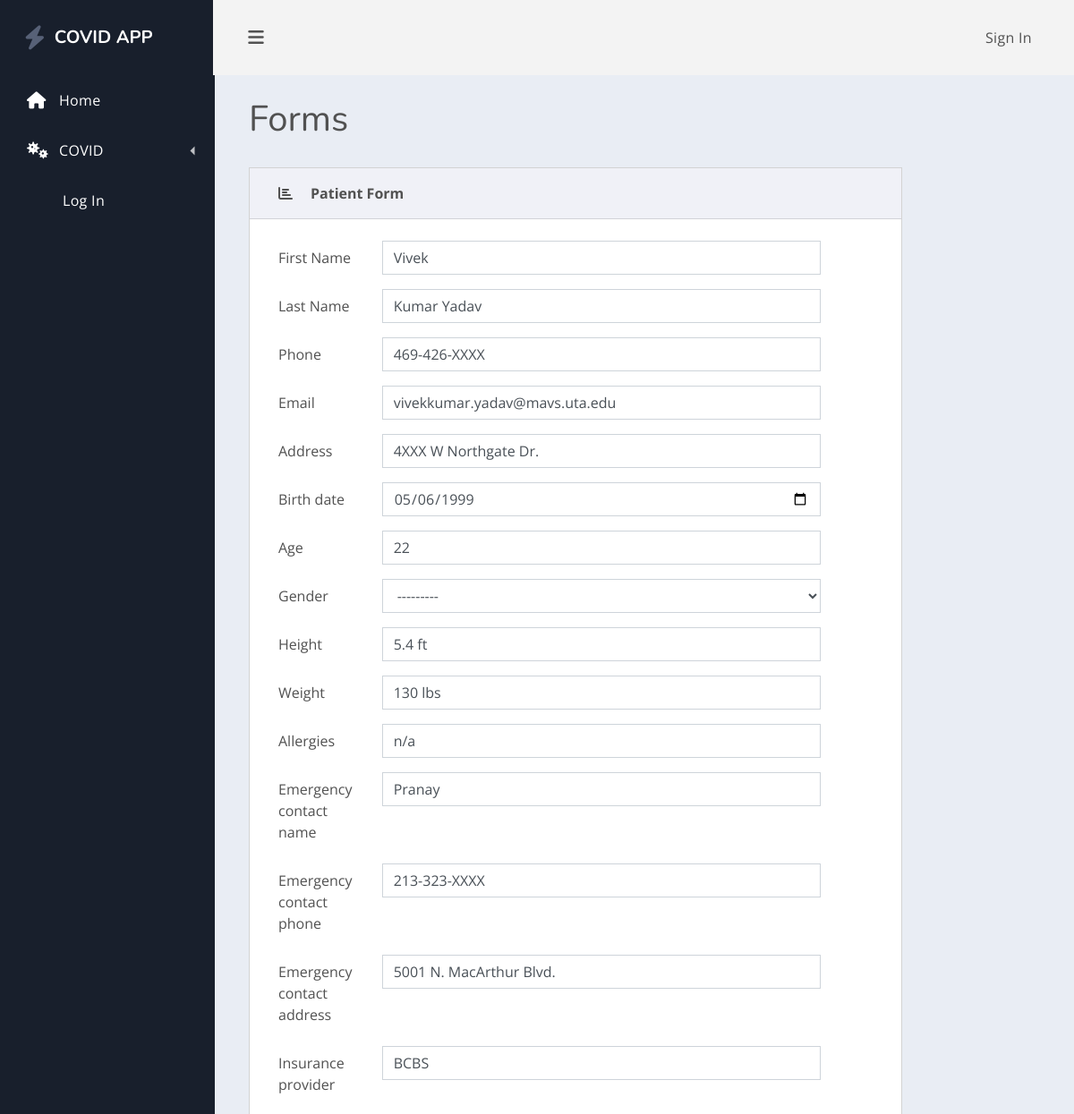
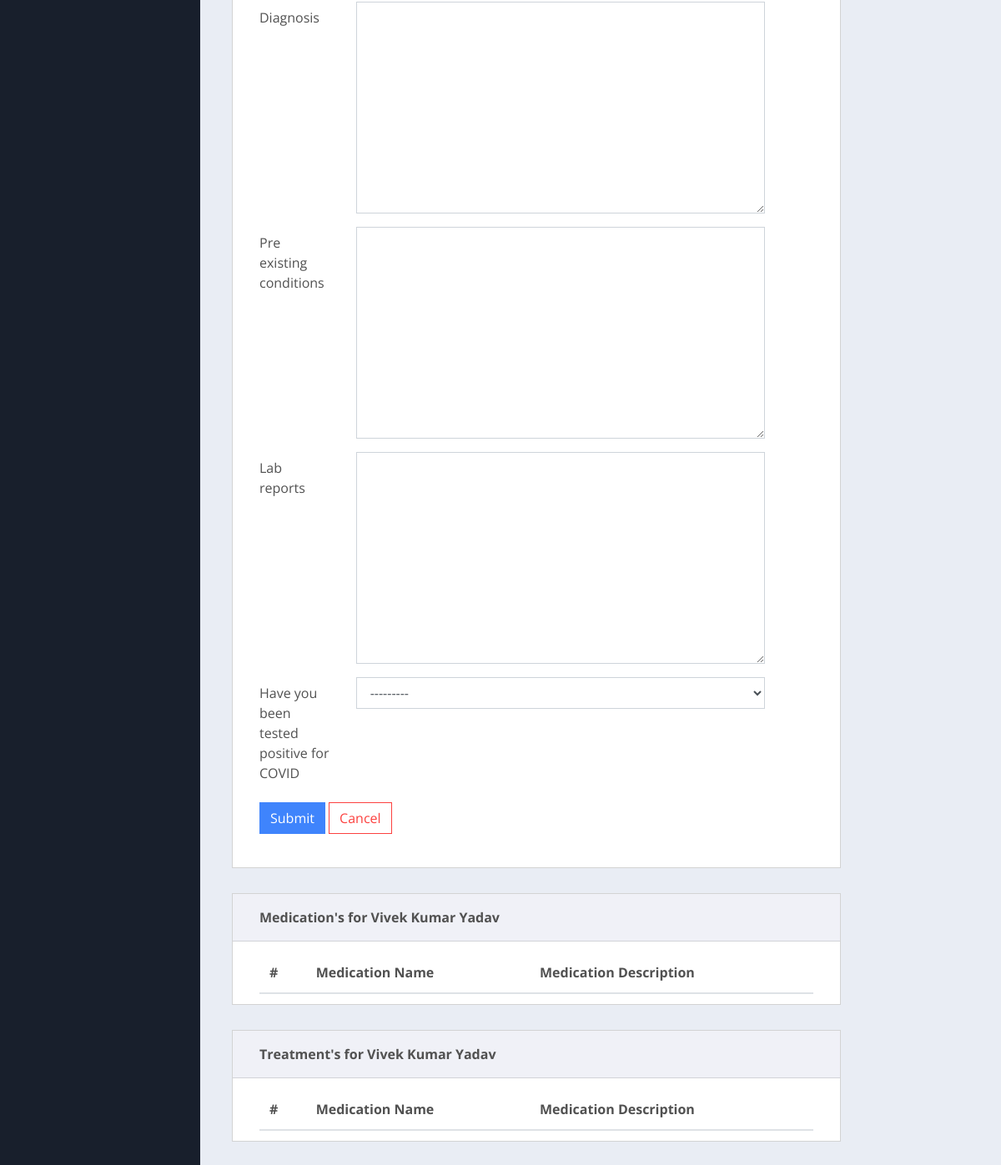
The app's page /edit_patient/2/, older data (2 pictures, top to bottom).
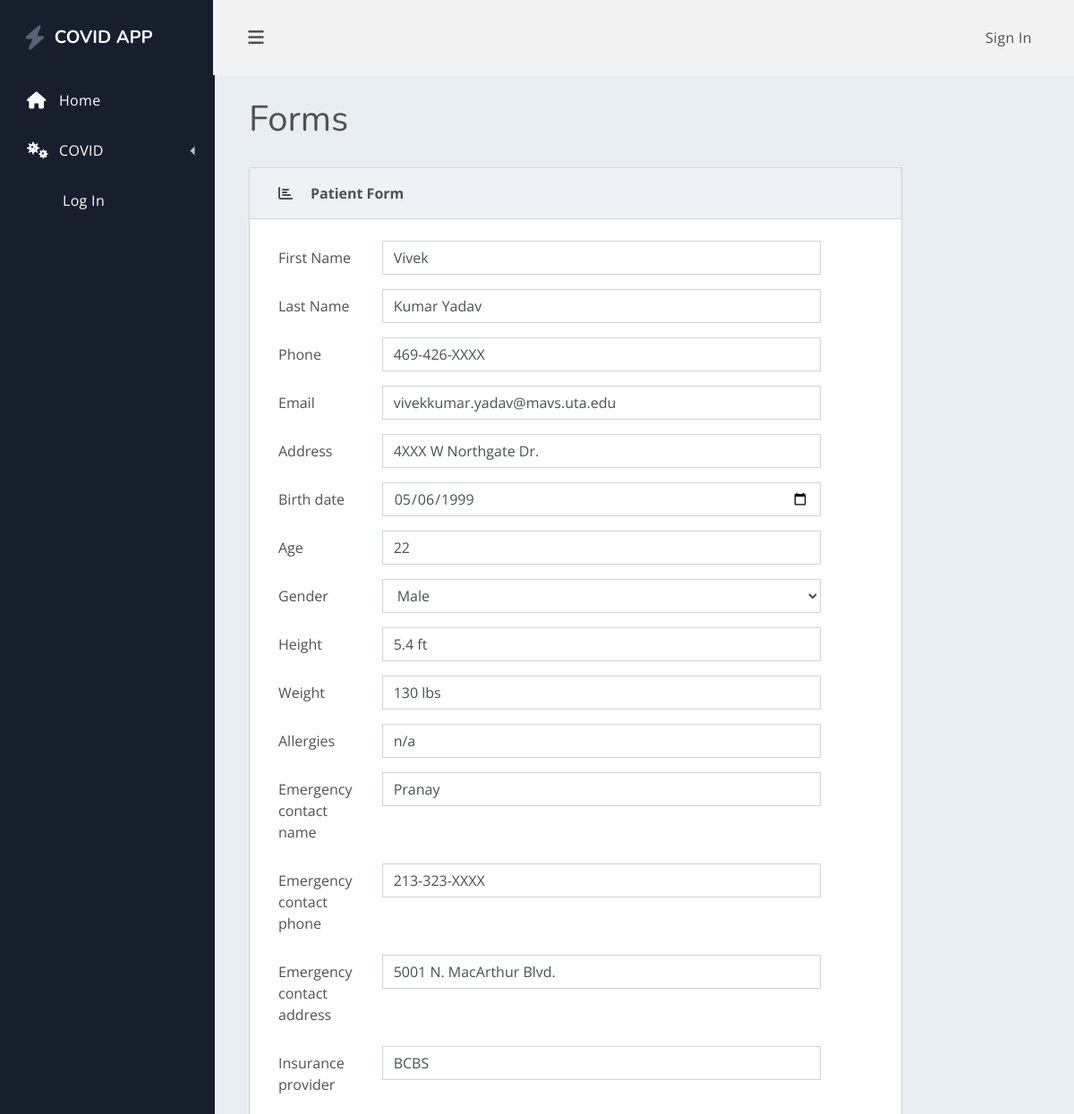
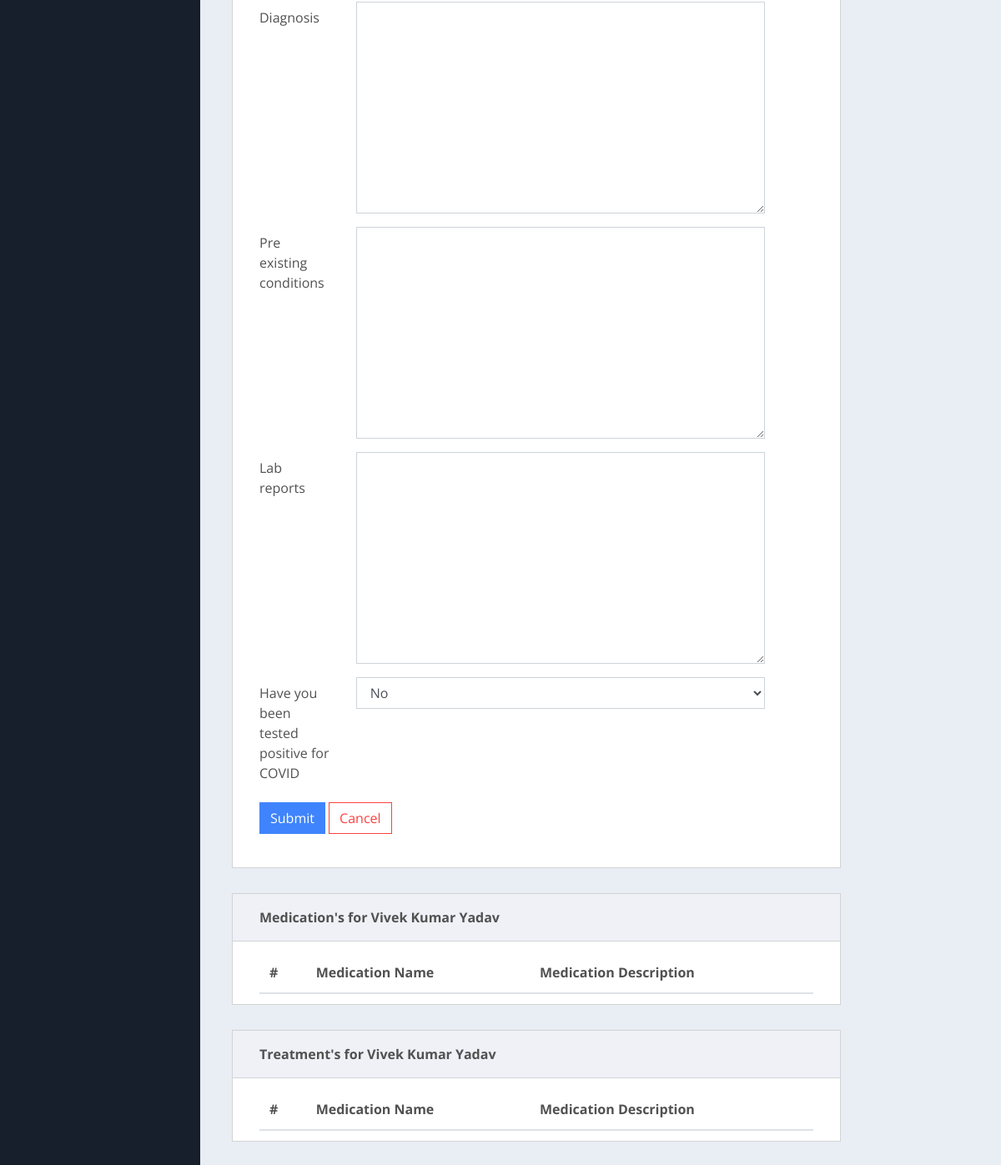
The same page, newer data (2 pictures, top to bottom).
### healthcare/models.py (models this page shows)
class Patient(models.Model):
    GENDER_CHOICES = [('Male', 'Male'), ('Female', 'Female'), ('Other', 'Other'), ('NA', 'I do not wish to say')]
    BOOL_CHOICES = [('Yes', 'Yes'), ('No', 'No')]
    user = models.OneToOneField(User, null=True,blank=True, on_delete=models.CASCADE)
    first_Name = models.CharField(max_length= 200, null= True)
    last_Name = models.CharField(max_length= 200, null= True)
    phone = models.CharField(max_length= 200, null= True)
    email = models.CharField(max_length=200, null= True)
    address = models.CharField(max_length=200, null= True)
    date_created = models.DateField(auto_now_add = True)
    birth_date = models.DateField(blank= True,null=True)
    age = models.DecimalField(decimal_places=0, max_digits=50, null=True)
    gender = models.CharField(max_length=25, choices=GENDER_CHOICES, blank= True)
    height = models.CharField(max_length=10, default='0.00 ft')
    weight = models.CharField(max_length=10, default='0.00 lbs')
    allergies = models.CharField(max_length=200, null=True)
    emergency_contact_name = models.CharField(max_length=200, null=True)
    emergency_contact_phone = models.CharField( max_length=200, null=True)
    emergency_contact_address = models.CharField(max_length=200, null=True)
    insurance_provider = models.CharField(max_length=200, null=True)
    diagnosis = models.TextField(blank=True, null=True)
    pre_existing_conditions = models.TextField(blank=True, null=True)
    lab_reports = models.TextField(blank=True, null=True)
    have_you_been_tested_positive_for_COVID = models.CharField(max_length=5, choices=BOOL_CHOICES,null=True)
    def __str__(self):
        if (self.first_Name and self.last_Name):
            display = (self.first_Name + " " + self.last_Name)
        else:
            display = str(self.date_created)
        return display

### healthcare/views.py (the view)
# urls.py: path('edit_patient/<str:pk>/', views.editPatient, name="editPatient"),
def editPatient(request,pk):
    patient = Patient.objects.get(id = pk)
    patientMeds = patient.assignmed_set.all()
    patientTreatments = patient.assigntreatment_set.all()
    assignMedForm = AssignMedForm()
    assignTreatmentForm = AssignTreatmentForm()
    form = PatientForm(instance = patient)
    context = {'form': form, 'patient': patient, 'patientMeds':patientMeds, 'patientTreatments': patientTreatments,
               'assignMedForm':assignMedForm,'assignTreatmentForm':assignTreatmentForm }
    if request.method == 'POST':
        form = PatientForm(request.POST, instance=patient)
        if form.is_valid():
            form.save()
            messages.success(request,'Patient profile updated')
            return HttpResponseRedirect(request.path_info)
    return render(request, 'healthcare/patientForm.html', context)

### healthcare/forms.py
class PatientForm(ModelForm):
    class Meta:
        model = Patient
        fields = '__all__'
        exclude = ['user']
        widgets = {'birth_date' : DateInput}

class AssignMedForm(ModelForm):
    class Meta:
        model = AssignMed
        fields = '__all__'

### healthcare/templatetags/myfilters.py (called while the page is built)
@register.filter(name='addclass')
def addclass(value, arg):
    return value.as_widget(attrs={'class': arg})

### healthcare/templates/healthcare/patientForm.html (shortened to what this page needs)
{% extends 'healthcare/main.html' %}
{% block content %}
    {% load myfilters %}
    <main class="dash-content">
        <div class="container-fluid">
            <h1 class="dash-title">Forms</h1>
            <div class="row">
                <div class="col-xl-10">
                    <div class="card spur-card">
                        <div class="card-header">
                            <div class="spur-card-icon">
                                <i class="fas fa-chart-bar"></i>
                            </div>
                            <div class="spur-card-title"> Patient Form </div>
                        </div>
                        <div class="card-body ">
                            <form method="POST" action="">
                                {%  for field  in form %}
                                    <div class="form-group row">
                                        <label  class="col-sm-2 col-form-label">{{ field.label }}</label>
                                        <div class="col-sm-9">
                                            {{ field |addclass:'form-control' }}
                                        </div>
                                    </div>
                                {% endfor %}
                                <div class="form-group row">
                                    <div class="col-sm-9">
                                        <button type="submit" class="btn btn-primary">Submit</button>
                                        <a  class="btn btn-outline-danger" href="{% url 'editPatient' patient.id %}">Cancel</a>
                                    </div>
                                </div>
                            </form>
                        </div>
                    </div>
                </div>
            </div>
            {%  include 'healthcare/viewMedTreatment.html' %}
        </div>
    </main>
{% endblock %}

### healthcare/templates/healthcare/viewMedTreatment.html (shortened to what this page needs)
<div class="row">
    <div class="col-xl-10">
        <div class="card spur-card">
            <div class="card-header">
                <div class="spur-card-title">Medication's for {{ patient }} </div>
            </div>
            <div class="card-body ">
                <table class="table table-hover table-in-card">
                    <thead>
                    <tr>
                        <th scope="col">#</th>
                        <th scope="col">Medication Name</th>
                        <th scope="col">Medication Description</th>
                    </tr>
                    </thead>
                </table>
            </div>
        </div>
    </div>
</div>
<div class="row">
    <div class="col-xl-10">
        <div class="card spur-card">
            <div class="card-header">
                <div class="spur-card-title">Treatment's for {{ patient }} </div>
            </div>
            <div class="card-body ">
                <table class="table table-hover table-in-card">
                    <thead>
                    <tr>
                        <th scope="col">#</th>
                        <th scope="col">Medication Name</th>
                        <th scope="col">Medication Description</th>
                    </tr>
                    </thead>
                </table>
            </div>
        </div>
    </div>
</div>

Row changes from the older to the newer data that the page shows:
changed Patient "Vivek Kumar Yadav": gender "---------" → "Male"; have_you_been_tested_positive_for_COVID "---------" → "No"
